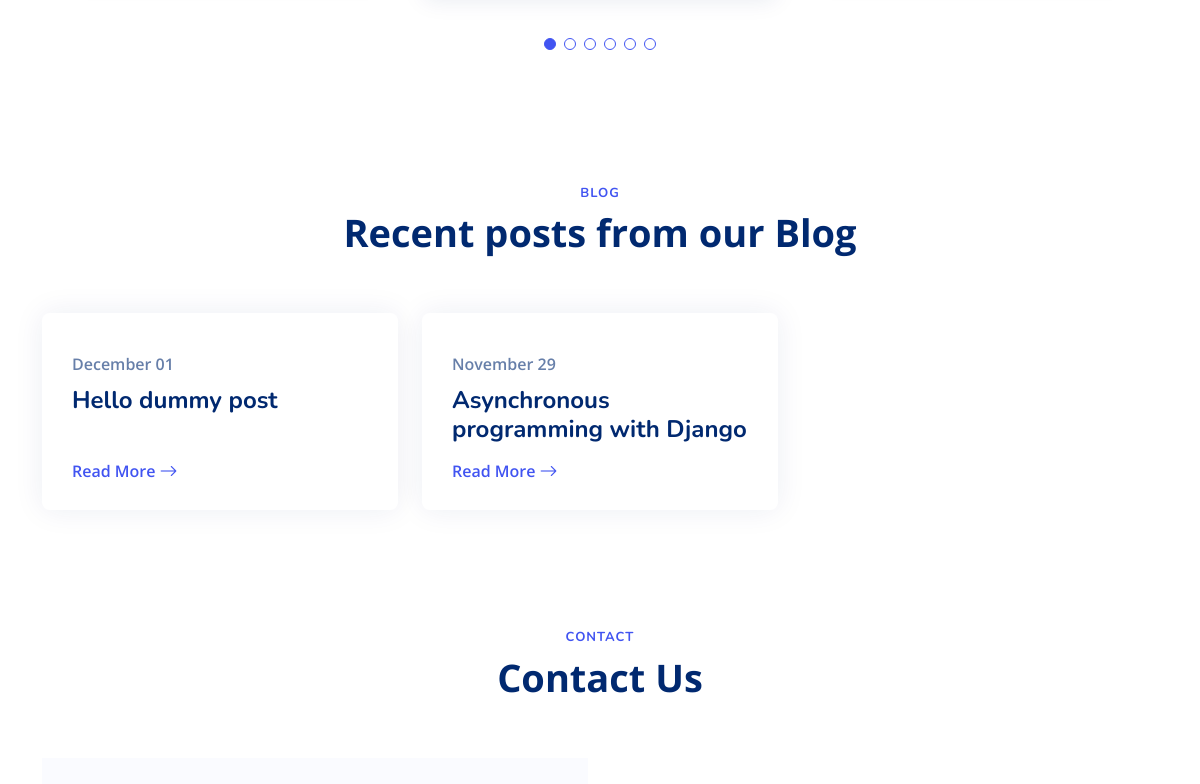
The app's page / (middle part), older data.
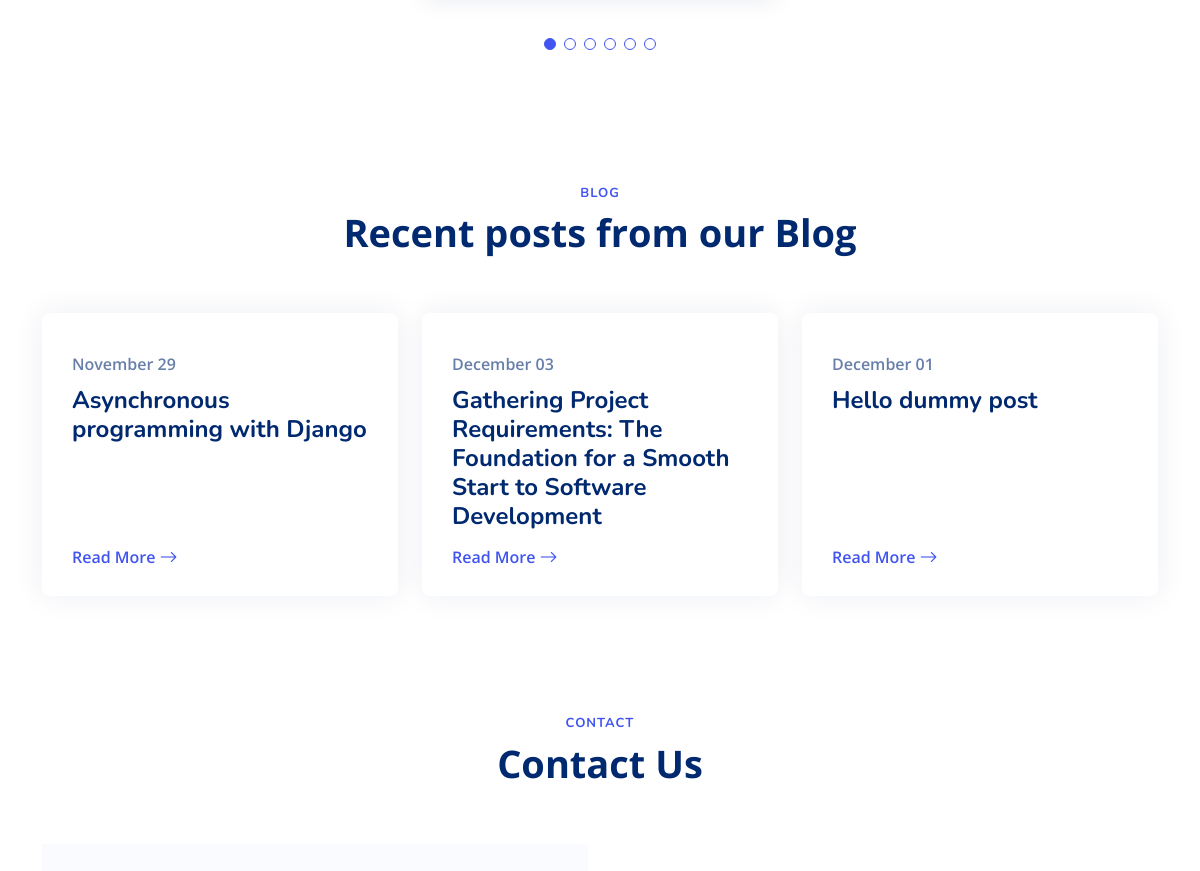
The same page, newer data.
### blog/models.py (models this page shows, shortened)
class Post(models.Model):
    title = models.CharField(max_length=100)
    blog_snipet = models.CharField(max_length=400)
    title_tag = models.CharField(max_length=20)
    author = models.ForeignKey(User, on_delete=models.CASCADE)
    body = RichTextField(null=True, blank=True)
    date_published = models.DateField(auto_now_add=True)
    entry_img = models.URLField()
    tags = TaggableManager()
    modified = models.DateTimeField(auto_now=True)
    hit_count_generic = GenericRelation(
        HitCount, object_id_field='object_pk', related_query_name='hit_count_generic_relation')
    author_conculsion = models.CharField(
        max_length=300, default="No Author Review")
    readtime_min = models.IntegerField(default=0)
    editor_choice = models.BooleanField(default=False)
    likes = models.ManyToManyField(
        User, default=None, blank=True, related_name='post_likes')
    likes_count = models.BigIntegerField(default='0')
    category = models.ForeignKey(Category, on_delete=models.PROTECT, default=1)

### IndexHome/views.py (the view)
# urls.py: path('', views.index, name='index'),
def index(request):
    recent_blog = Post.objects.all()
    user_count = User.objects.count()
    category = Category.objects.all()[:6]
    return render(request, 'IndexHome/index.html',{'post':recent_blog.order_by('-likes_count','-date_published')[:3],'user_count':user_count,'total_blogs':recent_blog.count(),'category':category})

### templates/IndexHome/index.html (shortened to what this page needs)
{% extends 'IndexHome/base.html' %}
{% block body %}
{% load static %}
<main id="main">
    <section id="testimonials" class="testimonials">
        <div class="container" data-aos="fade-up">
            <div class="testimonials-slider swiper-container" data-aos="fade-up" data-aos-delay="200">
                <div class="swiper-wrapper">
                    {% for cat_name in category %}
                    <div class="swiper-slide">
                    </div>
                    {% endfor %}
                </div>
                <div class="swiper-pagination"></div>
            </div>
        </div>
    </section>
    <section id="recent-blog-posts" class="recent-blog-posts">
        <div class="container" data-aos="fade-up">
            <header class="section-header">
                <h2>Blog</h2>
                <p>Recent posts from our Blog</p>
            </header>
            <div class="row">
                {% for blog in post %}
                <div class="col-lg-4">
                    <div class="post-box">
                        <div class="post-img">
                        </div>
                        <span class="post-date">{{blog.date_published|date:"F d"}}</span>
                        <h3 class="post-title">
                            {{blog.title}}
                        </h3>
                        <a href="{% url 'blog:blog_details' blog.pk %}" class="readmore stretched-link mt-auto"
                            ><span>Read More</span><i class="bi bi-arrow-right"></i
                            ></a>
                    </div>
                </div>
                {% endfor %}
            </div>
        </div>
    </section>
    <section id="contact" class="contact">
        <div class="container" data-aos="fade-up">
            <header class="section-header">
                <h2>Contact</h2>
                <p>Contact Us</p>
            </header>
            <div class="row gy-4 justify-content-around">
                <div class="col-lg-6">
                    <form action="forms/contact.php" method="post" class="php-email-form">
                        <div class="row gy-4">
                        </div>
                    </form>
                </div>
                <div class="col-lg-6">
                </div>
            </div>
        </div>
    </section>
</main>
{% endblock body %}

### templates/IndexHome/base.html (shortened to what this page needs)
<!DOCTYPE html>
<html lang="en">
    <head>
        {% load static %}
        <link
            href="{% static 'IndexHome/assets/vendor/bootstrap/css/bootstrap.min.css' %}"
            rel="stylesheet"
            />
        <link
            href="{% static 'IndexHome/assets/vendor/bootstrap-icons/bootstrap-icons.css' %}"
            rel="stylesheet"
            />
        <link
            href="{% static 'IndexHome/assets/vendor/aos/aos.css' %}"
            rel="stylesheet"
            />
        <link
            href="{% static 'IndexHome/assets/vendor/swiper/swiper-bundle.min.css' %}"
            rel="stylesheet"
            />
        <link
            href="{% static 'IndexHome/assets/vendor/glightbox/css/glightbox.min.css' %}"
            rel="stylesheet"
            />
        <link
            href="{% static 'IndexHome/assets/css/style.css' %}"
            rel="stylesheet"
            />
    </head>
    <body>
        {% block body %} {% endblock body %}
    </body>
</html>

### static/IndexHome/assets/css/style.css (style rules this page uses)
:root { scroll-behavior: smooth; }
body { font-family: "Open Sans", sans-serif; color: #444444; }
a { color: #4154f1; text-decoration: none; }
h1, h2, h3, h4, h5, h6 { font-family: "Nunito", sans-serif; }
section { padding: 60px 0; overflow: hidden; }
.section-header { text-align: center; padding-bottom: 60px; }
.section-header h2 { font-size: 13px; letter-spacing: 1px; font-weight: 700; margin: 0; color: #4154f1; text-transform: uppercase; }
.section-header p { margin: 10px 0 0 0; padding: 0; font-size: 38px; line-height: 42px; font-weight: 700; color: #012970; }
.testimonials .swiper-pagination { margin-top: 20px; position: relative; }
.testimonials .swiper-slide { opacity: 1; }
@media (min-width: 1200px) { .testimonials .swiper-slide-next { opacity: 1; transform: scale(1.12); } }
.recent-blog-posts .post-box { box-shadow: 0px 0 30px rgba(1, 41, 112, 0.08); transition: 0.3s; height: 100%; overflow: hidden; padding: 30px; border-radius: 8px; position: relative; display: flex; flex-direction: column; }
.recent-blog-posts .post-box .post-img { overflow: hidden; margin: -30px -30px 15px -30px; position: relative; }
.recent-blog-posts .post-box .post-date { font-size: 16px; font-weight: 600; color: rgba(1, 41, 112, 0.6); display: block; margin-bottom: 10px; }
.recent-blog-posts .post-box .post-title { font-size: 24px; color: #012970; font-weight: 700; margin-bottom: 18px; position: relative; transition: 0.3s; }
.recent-blog-posts .post-box .readmore { display: flex; align-items: center; font-weight: 600; line-height: 1; transition: 0.3s; }
.recent-blog-posts .post-box .readmore i { line-height: 0; margin-left: 4px; font-size: 18px; }
.contact .php-email-form { background: #fafbff; padding: 30px; height: 100%; }

Row changes from the older to the newer data that the page shows:
changed Post "Asynchronous programming with Django": moves up the list
added Post: date_published "December 03", title "Gathering Project Requirements: The Foundation for a Smooth Start to Software Development"
